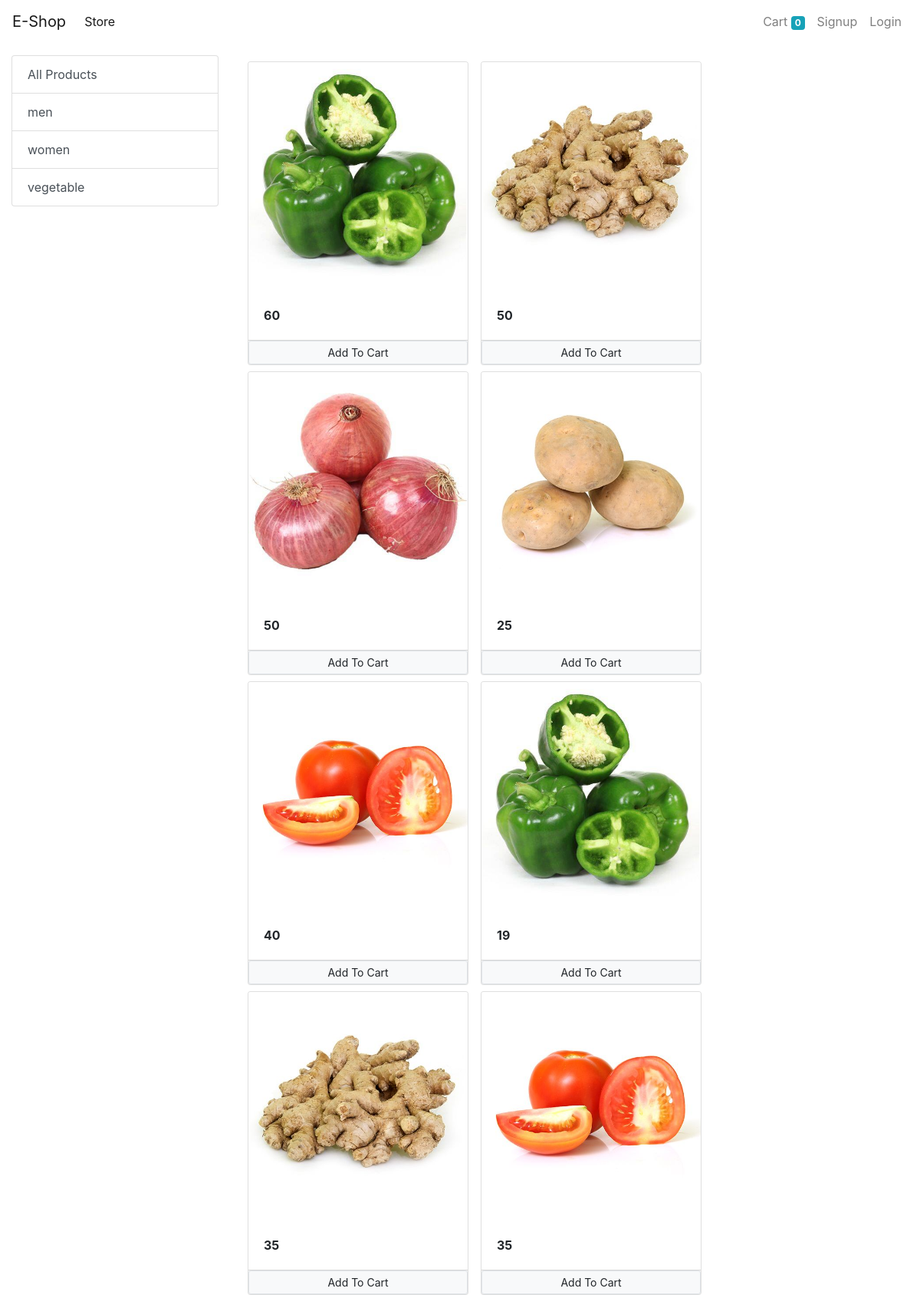
Screenshot of /?category=3 with the database file from the repository.
### store/models/category.py (models this page shows, shortened)
class Category(models.Model):
    name = models.CharField(max_length=20)
    @staticmethod
    def get_all_category():
        return Category.objects.all()

### store/models/product.py (models this page shows, shortened)
class Product(models.Model):
    first_name = models.CharField(max_length=50)
    price = models.IntegerField(default=0)
    category = models.ForeignKey(Category,on_delete=models.CASCADE)
    description = models.CharField(max_length=200,default='',null=True,blank=True)
    image = models.ImageField(upload_to='uploads/products/')
    @staticmethod
    def get_all_products_by_id(category_id):
        if category_id:
            return Product.objects.filter(category=category_id)
        else:
            return Product.objects.all()

### store/views/index.py (the view, shortened to what this page needs)
# urls.py: path('', views.Index.as_view(), name='homepage'),
class Index(View):
    def get(self, request):
        if not request.session.get('cart'):
            request.session['cart'] = {}
        products = None
        categorys = Category.get_all_category()
        categoryID = request.GET.get('category')
        if categoryID:
            products = Product.get_all_products_by_id(categoryID)
        else:
            products = Product.get_all_products()
        template_var = {
            'products': products,
            "categorys": categorys,
            'cart': request.session.get('cart')
        }
        return render(request, 'store/index.html', template_var)

### store/templatetags/cart.py (called while the page is built)
@register.filter(name='is_in_cart')
def is_in_cart(product,cart):
    if cart:
        keys = list(cart.keys())
        items = list(cart.items())
        print(f"keys {items}")
        for id in keys:
            if int(id) == product.pk:
                return True

### store/templates/store/index.html (shortened to what this page needs)
{% extends "base.html" %}
{% load cart %}
{% block content %}
<div class="container-fluid mt-3" >
    <div class="row">
            <div class="col-lg-3">
                <ul class="list-group mx-auto">
                    <a href="/" class="list-group-item list-group-item-action">All Products</a>
                  {% for category in categorys %}
                          <a href="?category={{category.id}}" class="list-group-item list-group-item-action">
                              {{category.name}}
                          </a>
                    {% endfor %}
                </ul>
            </div>
            <div id="products" class="col-lg-9 mx-auto" >
                <div class="row mx-auto">
                    {% for product in products %}
                    <div class="card mx-2 mt-2" id="{{product.id}}" style="width: 18rem;">
                        <img class="card-img-top" src="{{product.image.url}}" alt="Card image cap">
                        <div class="card-body">
                            <p class="card-text "><b>{{product.price}}</b></p>
                        </div>
                        <div class="card-footer p-0 row no-gutters">
                            {%if product|is_in_cart:cart%}
                                <form action="{% url 'homepage' %}#{{product.id}}" method="post" class="col-2 btn-block mr-2">
                                    {% csrf_token %}
                                    <input type="text" name="product" value="{{product.id}}" hidden>
                                    <input type="text" name="remove" value="True" hidden>
                                    <input type="submit" value=" - " class=" btn btn-light border m-1">
                                </form>
                                <div class="text-center col mt-2">{{product|cart_count:cart}} in cart</div>
                                <form action="{% url 'homepage' %}#{{product.id}}" method="post" class="col-2 btn-block mr-2">
                                    {% csrf_token %}
                                    <input type="text" name="product" value="{{product.id}}" hidden>
                                    <input type="submit" value=" + " class=" btn btn-light border m-1">
                                </form>
                            {%else%}
                                <form action="{% url 'homepage' %}#{{product.id}}" method="post" class="btn-block">
                                    <input type="submit" class="btn btn-light border btn-sm btn-block" value="Add To Cart">
                                </form>
                            {%endif%}
                        </div>
                    </div>
                {%endfor%}
                </div>
            </div>
    </div>
</div>
{%endblock%}

### rows the page displays
Category: name "men"
Category: name "women"
Category: name "vegetable"
Product: image (picture), price "60"
Product: image (picture), price "50"
Product: image (picture), price "50"
Product: image (picture), price "25"
Product: image (picture), price "40"
Product: image (picture), price "19"
Product: image (picture), price "35"
Product: image (picture), price "35"

### other values shown
{{ request.session.cart.keys|length }} "0"
